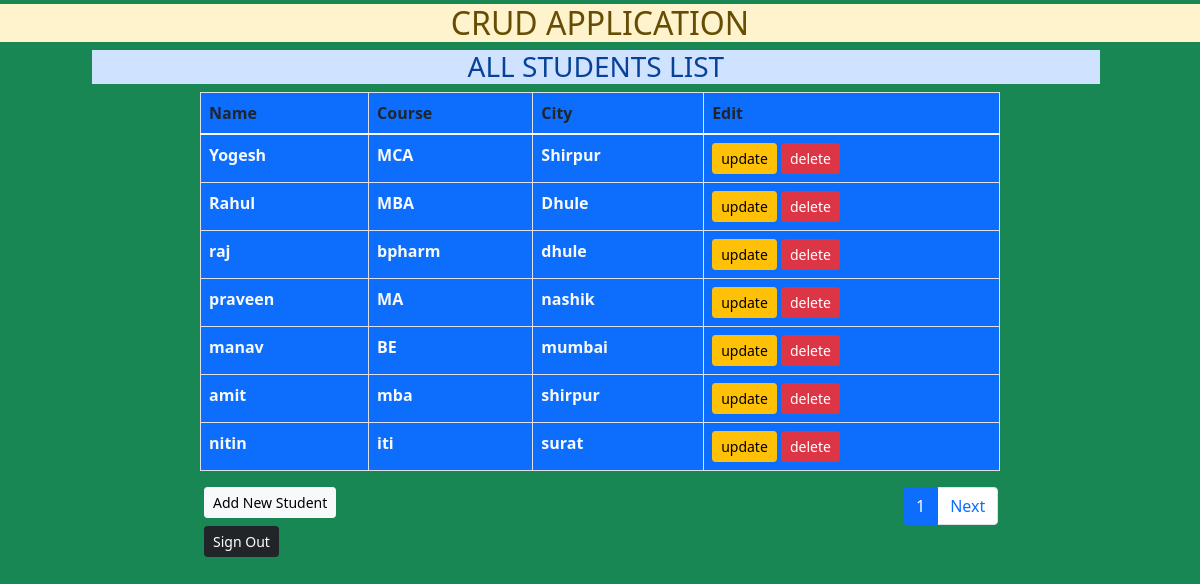
The app's page /AllData/ (signed in) with its own data.
### myapp/models.py (models this page shows, shortened)
class Student(models.Model):
    Name=models.CharField(max_length=50)
    Course=models.CharField(max_length=50)
    City=models.CharField(max_length=50)

### myapp/views.py (the view)
# urls.py: path('AllData/',views.AllData.as_view(),name='AllData'),
class AllData(LoginRequiredMixin,ListView):
    model=Student
    template_name='web/content/AllData.html'
    context_object_name='form'
    paginate_by=7

### myapp/templates/web/content/AllData.html (shortened to what this page needs)
{% extends "web/Base.html" %}
{% block body %}
<body class="bg-success">
{% block container %}
    <h2 class="text-center alert-warning mt-1">CRUD APPLICATION</h2>
        <div class="col-sm-11">
            <h3 class="text-center alert-primary offset-1">ALL STUDENTS LIST</h3>
        </div>
        <div class="col-sm-8 offset-2 bg-primary fw-bold ">
            {% if form %}
                <table class="table table-bordered text-light">
                      <thead class="text-dark">
                        <tr>
                            <th>Name</th>
                            <th>Course</th>
                            <th>City</th>
                            {% if perms.myapp.change_student and perms.myapp.delete_student %}
                            <th>Edit</th>
                            {% endif %}
                        </tr>
                      </thead>
                      <tbody>
                        {% for fm in form %}
                        <tr>
                            <td>{{fm.Name}}</td>
                            <td>{{fm.Course}}</td>
                            <td>{{fm.City}}</td>
                                {% if perms.myapp.change_student and perms.myapp.delete_student %}
                                  <td> <a href={% url 'UpdateData' fm.id %} class="btn btn-warning btn-sm">update</a>
                                        <a href={% url 'DeleteData' fm.id %} class="btn btn-danger btn-sm">delete</a>
                              </td>
                                {% endif %}
                        </tr>
                        {% endfor %}
                      </tbody>
                </table>
            {% endif %}
        </div>
        <div class="col-sm-8 offset-2 ">
            <div class="row align-items-start">
                    <div class="col">
                     {% if perms.myapp.add_student %}
                         <a href={% url 'AddData' %} class="btn btn-light offset-2 ms-1 btn-sm">Add New Student</a> <br>
                     {% endif %}
                     <a href={% url 'logout' %} class="btn btn-dark offset-2 mt-2 ms-1 btn-sm">Sign Out</a>
                    </div>
                    <div class="col">
                      {% if is_paginated %}
                        <ul class="pagination offset-9">
                          <li class="page-item active" aria-current="page">
                            <a class="page-link" href="#">{{page_obj.number}}</a>
                          </li>
                          {% if page_obj.has_next %}
                          <li class="page-item">
                            <a class="page-link" href="?page={{page_obj.next_page_number}}">Next</a>
                          </li>
                          {% endif %}
                         </ul>
                         {% endif %}
                    </div>
            </div>
        </div>
{% endblock container %}
</body>
{% endblock  %}

### myapp/templates/web/Base.html (shortened to what this page needs)
{% load static %}
<!DOCTYPE html>
<html lang="en">
<head>
    <link rel="stylesheet" href={% static 'css/bootstrap.css' %}>
</head>
{% block body %}{% endblock body %}
</html>

### records on screen
Student: Name "Yogesh", Course "MCA", City "Shirpur"
Student: Name "Rahul", Course "MBA", City "Dhule"
Student: Name "raj", Course "bpharm", City "dhule"
Student: Name "praveen", Course "MA", City "nashik"
Student: Name "manav", Course "BE", City "mumbai"
Student: Name "amit", Course "mba", City "shirpur"
Student: Name "nitin", Course "iti", City "surat"

### other values on screen
{{ page_obj.number }} "1"
